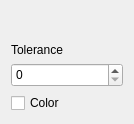
<?xml version="1.0" encoding="UTF-8"?>
<ui version="4.0">
 <class>MagicWandSettingsWidget</class>
 <widget class="QWidget" name="MagicWandSettingsWidget">
  <property name="geometry">
   <rect>
    <x>0</x>
    <y>0</y>
    <width>134</width>
    <height>124</height>
   </rect>
  </property>
  <property name="windowTitle">
   <string>Form</string>
  </property>
  <layout class="QVBoxLayout" name="verticalLayout_2">
   <item>
    <layout class="QVBoxLayout" name="verticalLayout">
     <property name="topMargin">
      <number>10</number>
     </property>
     <item>
      <spacer name="verticalSpacer">
       <property name="orientation">
        <enum>Qt::Vertical</enum>
       </property>
       <property name="sizeHint" stdset="0">
        <size>
         <width>20</width>
         <height>40</height>
        </size>
       </property>
      </spacer>
     </item>
     <item>
      <widget class="QLabel" name="label_3">
       <property name="text">
        <string>Tolerance</string>
       </property>
      </widget>
     </item>
     <item>
      <widget class="QSpinBox" name="toleranceSpinBox">
       <property name="minimumSize">
        <size>
         <width>0</width>
         <height>24</height>
        </size>
       </property>
       <property name="maximum">
        <number>100</number>
       </property>
       <property name="value">
        <number>0</number>
       </property>
      </widget>
     </item>
     <item>
      <layout class="QVBoxLayout" name="verticalLayout_3">
       <property name="spacing">
        <number>0</number>
       </property>
       <item>
        <layout class="QVBoxLayout" name="verticalLayout_4">
         <property name="spacing">
          <number>0</number>
         </property>
        </layout>
       </item>
      </layout>
     </item>
     <item>
      <widget class="QCheckBox" name="colorCheckBox">
       <property name="text">
        <string>Color</string>
       </property>
      </widget>
     </item>
    </layout>
   </item>
  </layout>
 </widget>
 <resources/>
 <connections/>
</ui>
